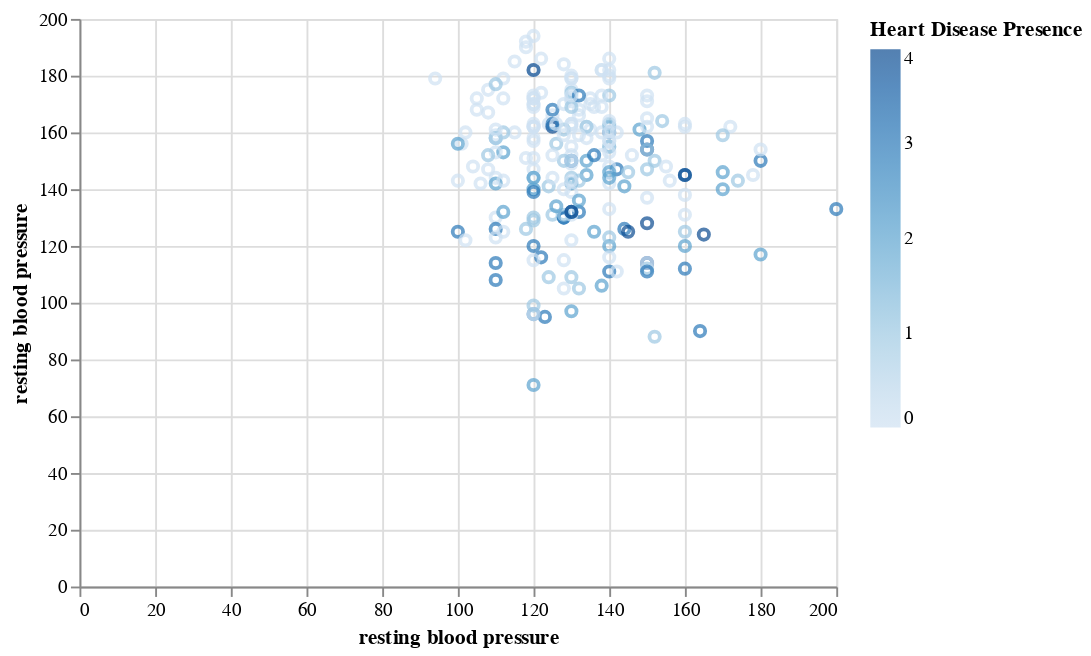

Source (notebook cell):
### Code cell
trestbps_thalach_plot = alt.Chart(cleveland_train).mark_point().encode(
    x = alt.X("trestbps", title = "resting blood pressure" ),
    y = alt.Y('thalach', title = "resting blood pressure"),
    color = alt.Color("heart_disease_presence", title = "Heart Disease Presence")
)
trestbps_thalach_plot

### Figure 1 — Vega-Lite specification as saved in the notebook (floating-point values rounded to 4 significant figures; data arrays with more than 128 entries replaced by an {"elided": "..."} marker saying what was removed)
{"config": {"view": {"continuousWidth": 400, "continuousHeight": 300}}, "data": {"name": "data-5823f5e2d9c6920f92279af6888b5263"}, "mark": "point", "encoding": {"color": {"field": "heart_disease_presence", "title": "Heart Disease Presence", "type": "quantitative"}, "x": {"field": "trestbps", "title": "resting blood pressure", "type": "quantitative"}, "y": {"field": "thalach", "title": "resting blood pressure", "type": "quantitative"}}, "$schema": "https://vega.github.io/schema/vega-lite/v4.17.0.json", "datasets": {"data-5823f5e2d9c6920f92279af6888b5263": {"elided": "227 records"}}}
